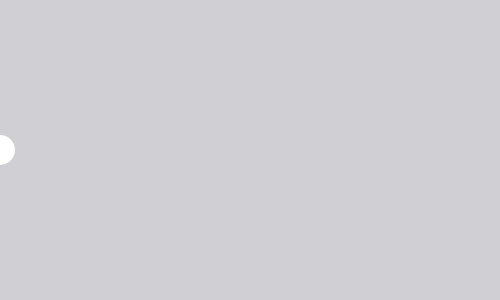
Frame 1 (no input)
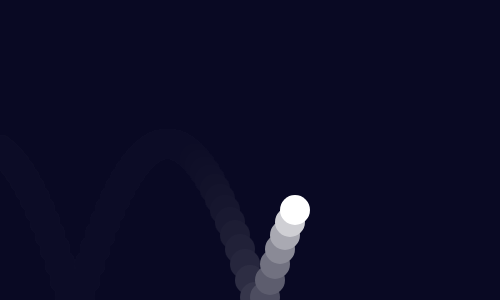
Frame 60 (no input)
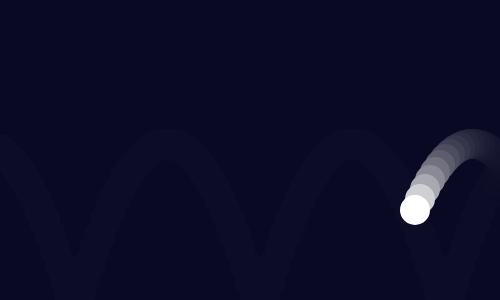
Frame 120 (the mouse pressed at the canvas centre since frame 60)

The p5.js sketch that drew these frames (run headless with seeded random() and noise() and a simulated clock; from frame 60 on, the mouse is pressed at the canvas centre):

// p5.js sketch
// ── sketch.js

let x;
let y;
let size;
let gravity;
let xSpeed = 5
let ySpeed = 4


function setup() {
  createCanvas(500, 300);
  size = 30
  x = 0
  y = height/2
}

function draw() {
  background(15, 15, 40, 50);
  fill(255)
  strokeWeight(0)
  ellipse(x, y, size, size)
  
  x = x + xSpeed
  if (x > width || x < 0) {
    xSpeed = xSpeed * -1
  }
  y = y + ySpeed
  if (y > height || y < 0) {
    ySpeed = ySpeed * -1
  } else {
    ySpeed += 1

  }

}

//bouncing ball
// ball speed increase incrementially until it hits the height
// when the ball hits the ground the speed reduces incrementally 
